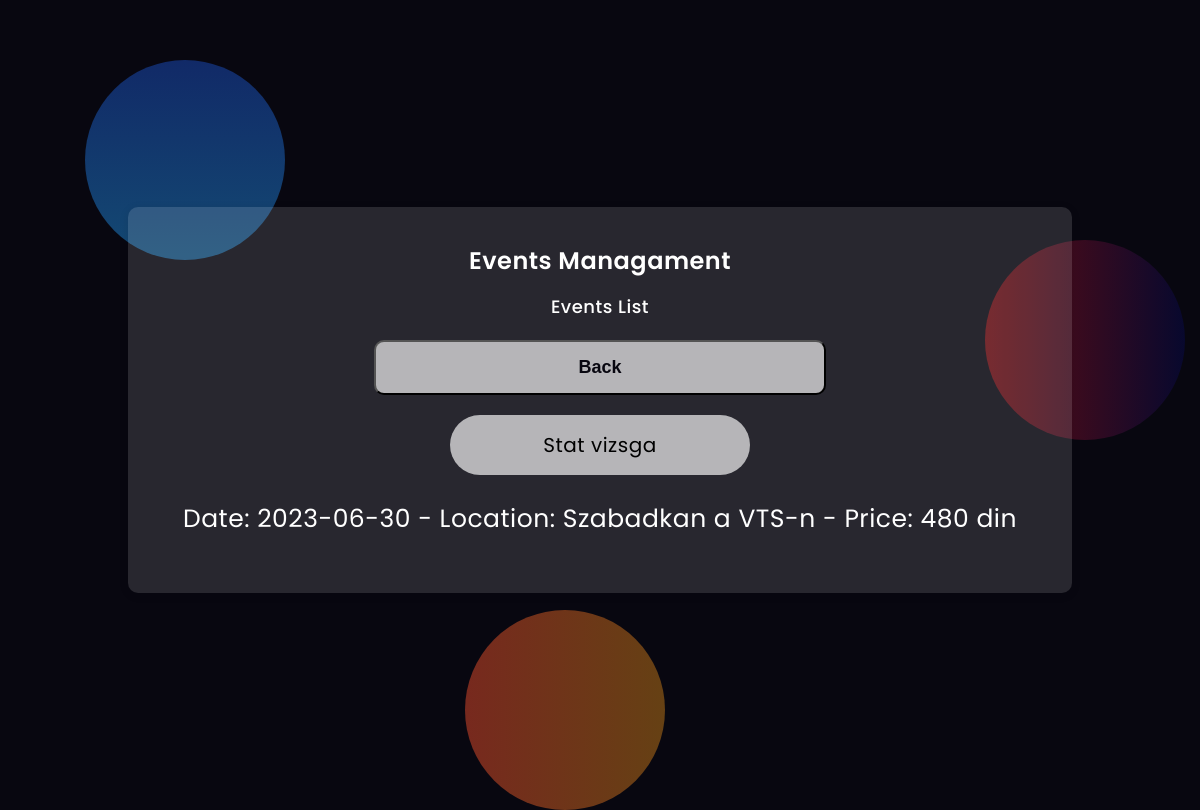
The app's page /changeevent2.php (signed in) with its own data.
### tables this page shows
CREATE TABLE `events` (
  `event_id` int(11) NOT NULL,
  `event_name` varchar(255) NOT NULL,
  `event_date` date NOT NULL,
  `event_location` varchar(255) NOT NULL,
  `event_price` int(11) NOT NULL,
  `user_id` int(11) NOT NULL
);

### changeevent2.php (the view, shortened to what this page needs)
<!DOCTYPE html>
<html>
<head>
	<link rel="stylesheet" type="text/css" href="CSS/changeevent2.css">
    <link rel="stylesheet" href="https://cdnjs.cloudflare.com/ajax/libs/font-awesome/5.15.4/css/all.min.css">
</head>
<body>
<main >
<div class="background">
    <div class="shape"></div>
    <div class="shape"></div>
    <div class="shape"></div>
</div>
	<div class="eventdiv">
            <h1>Events Managament</h1>
            <h2>Events List</h2>
        <div class="head">
            <button class="button" type="button" onclick="openUserEventsSite()">Back</button>
        </div>
    <?php
	include ("db_config.php");
    $user_id = $_SESSION['user_id'];
	$sql = "SELECT * FROM events WHERE user_id = $user_id";
	$result = $connection->query($sql);
	if ($result->num_rows > 0) {
		while ($row = $result->fetch_assoc()) {
			$event_id=$row['event_id'];
			echo "<a href='changeevent.php?event_id=" . $event_id . "'>" . $row["event_name"] . "</a>";
    		echo "<div class='events'>" . "Date: " . $row["event_date"] . " - Location: " . $row["event_location"] . " - Price: " . $row["event_price"] . " din</div>";
		}
	} else {
		echo "<div class='events'>There are no events.</div>";
	}
	?>
</div>
</main>
</body>
</html>

### CSS/changeevent2.css (style rules this page uses)
body { position: absolute; top: 0; left: 0; height: 100vh; width: 100%; background-color: #080710; font-family: 'Poppins',sans-serif; color: #ffffff; letter-spacing: 0.5px; outline: none; border: none; margin: 0; padding: 0; }
main { display: flex; justify-content: center; align-items: center; height: 100vh; font-family: 'Poppins', sans-serif; }
.eventdiv { background-color: rgba(255,255,255,0.13); padding: 20px; border-radius: 10px; box-shadow: 0 2px 10px rgba(0, 0, 0, 0.1); text-align: center; }
.eventdiv h1 { font-weight: 600; font-size: 24px; margin-bottom: 10px; }
.eventdiv h2 { font-weight: 500; font-size: 18px; margin-bottom: 20px; }
.head { display: flex; justify-content: flex-start; margin-bottom: 20px; }
.button { width: 50%; background-color: #ffffffa8; color: #080710; padding: 15px 0; font-size: 18px; font-weight: 600; border-radius: 5px; cursor: pointer; border-radius: 10px; display: block; margin: 0 auto; }
.events { font-family: 'Poppins',sans-serif; color: #ffffff; letter-spacing: 0.5px; outline: none; border: none; margin-bottom: 10px; font-size: 25px; padding: 25px 35px; }
a { font-family: 'Poppins',sans-serif; width: 300px; background-color: #ffffffa8; text-decoration: none; color: #000; padding: 15px 0; font-size: 20px; cursor: pointer; border-radius: 100px; display: block; margin: 0 auto; }
.background { width: 430px; height: 520px; position: absolute; transform: translate(-50%,-50%); left: 50%; top: 50%; z-index: -1; }
.background .shape { height: 200px; width: 200px; position: absolute; border-radius: 50%; }
.shape { position: absolute; width: 200px; height: 200px; }
.shape:nth-child(1) { background: linear-gradient(#1845ad8e, #23a2f66e); left: -300px; top: -80px; }
.shape:nth-child(2) { background: linear-gradient(to right, #ff522f73, #f0961967); right: 150px; bottom: -150px; }
.shape:nth-child(3) { background: linear-gradient(to left, #070A5273, #D2131273); left: 600px; top: 100px; }

### records on screen
events: event_name "Stat vizsga", event_date "2023-06-30", event_location "Szabadkan a VTS-n", event_price "480"
